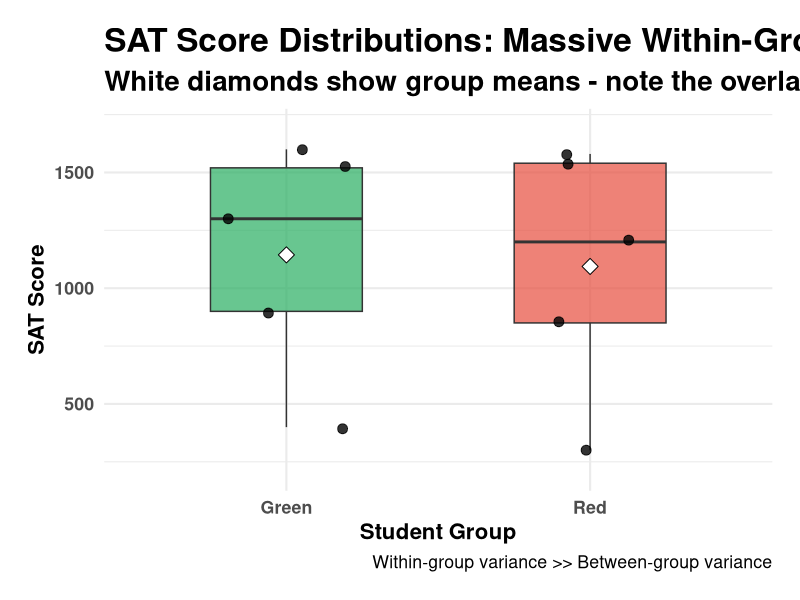
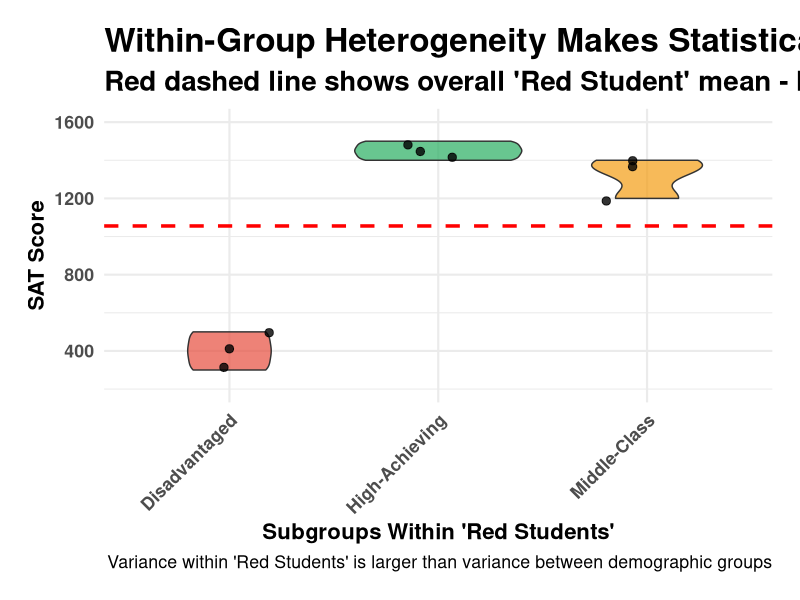
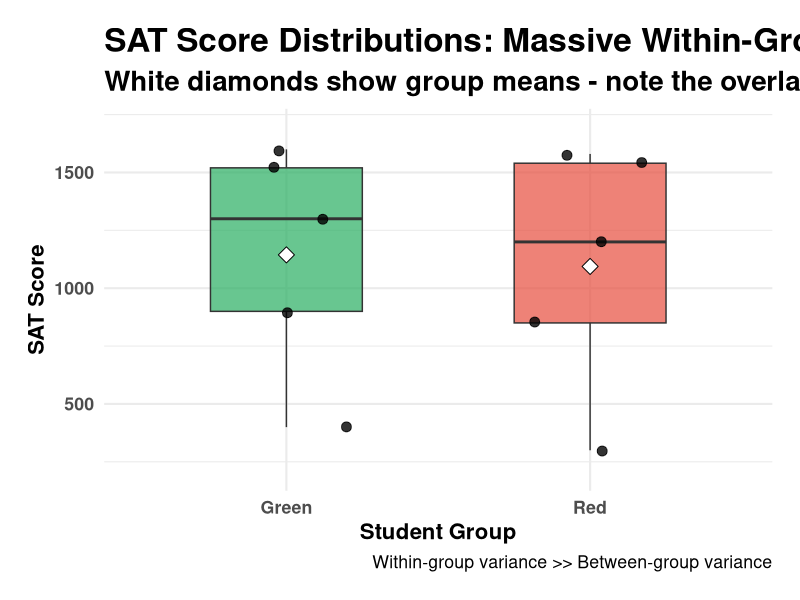
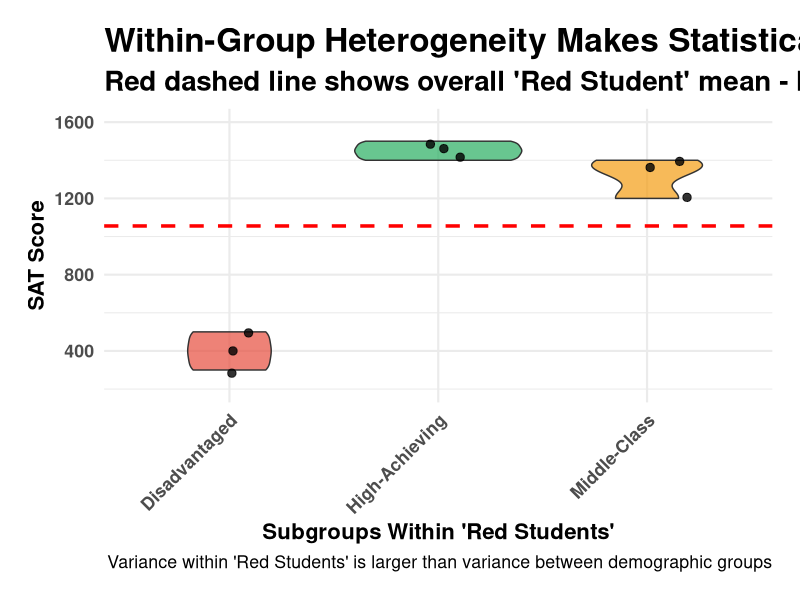
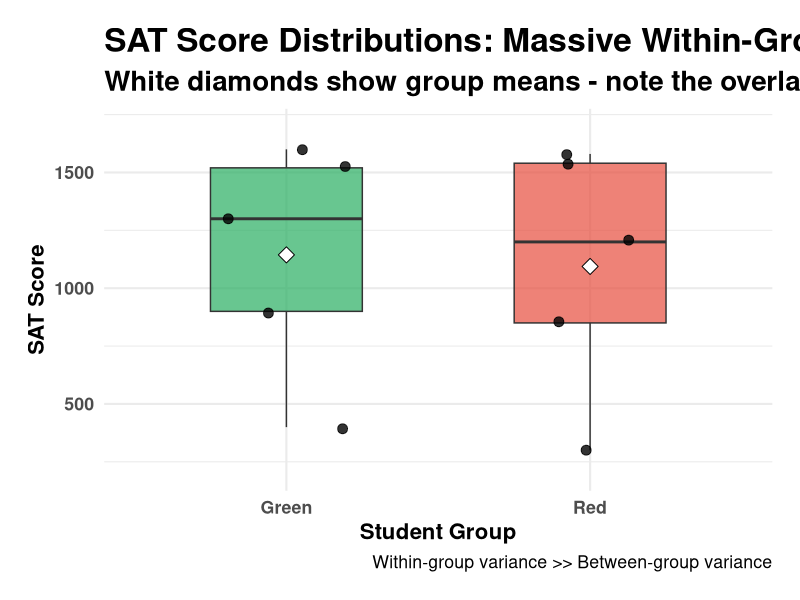
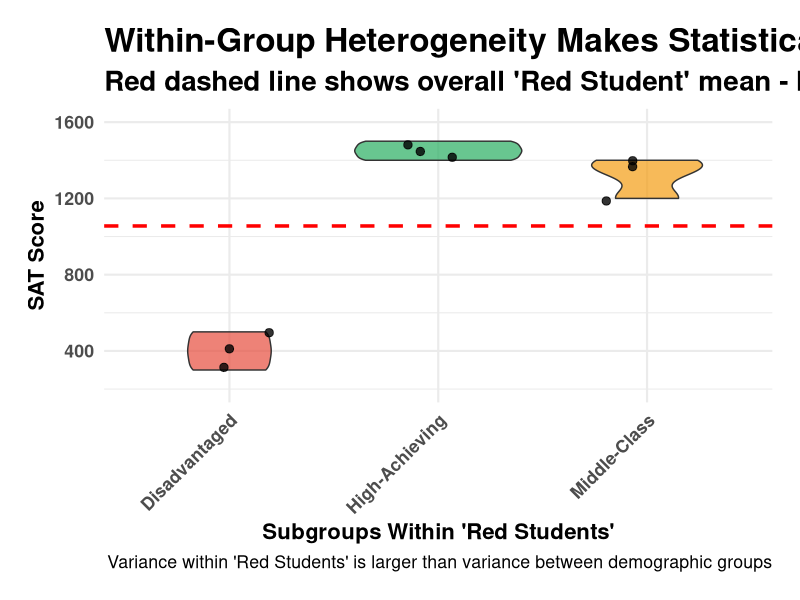
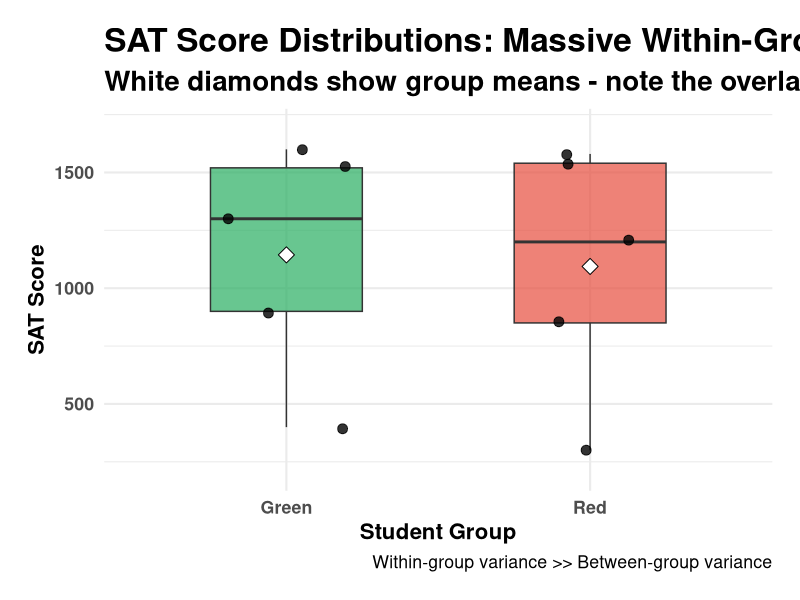
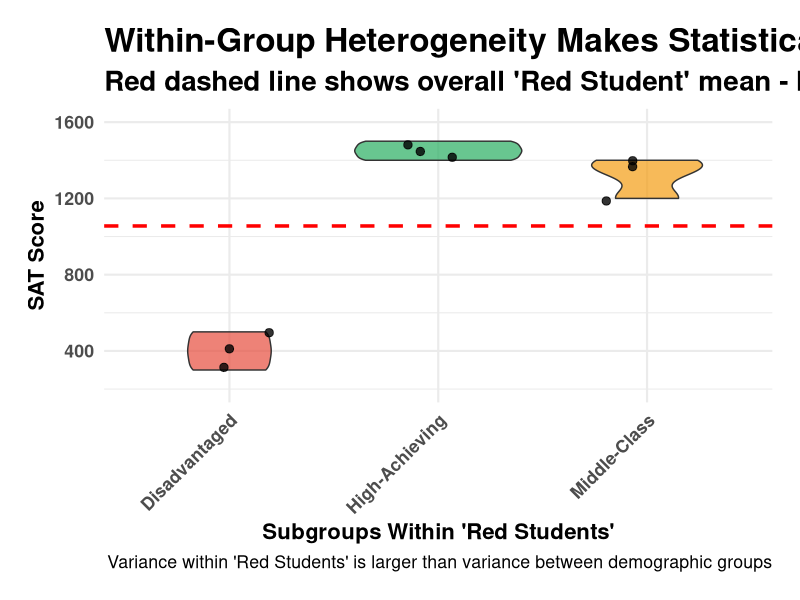

Write R code to recreate these figures, in order.
## ---- chunk 1
#| label: setup

# load libraries
library(tidyverse)

# Set global theme for consistent plots
theme_set(theme_minimal(base_size = 16) + 
          theme(
    plot.title = element_text(face = "bold", size = 24),    # adjust title size
    plot.subtitle = element_text(face = "bold", size = 20), # adjust subtitle size
    axis.title.x = element_text(face = "bold"),
    axis.title.y = element_text(face = "bold"),
    axis.text = element_text(face = "bold"),
    legend.position = "bottom",
    strip.text = element_text(face = "bold"),
    panel.spacing.x = unit(1.5, "cm"),  # Horizontal spacing only
    panel.spacing.y = unit(1.5, "cm"),   # Vertical spacing only
    plot.margin = margin(20, 20, 20, 20, "pt")
   )
  )

# Set seed for reproducibility
set.seed(42)

## ---- chunk 2
#| label: variance-example

# Example: Current educational equity research
red_students <- c(300, 850, 1200, 1540, 1580)  # SAT scores within "Red" category
green_students <- c(400, 900, 1300, 1520, 1600)  # SAT scores within "Green" category

within_group_var <- var(red_students) + var(green_students)  # Massive
between_group_var <- var(c(mean(red_students), mean(green_students)))  # Small

# Create data for visualization
variance_data <- data.frame(
  Group = c("Red Students", "Green Students", "Between Groups"),
  Mean_Score = c(mean(red_students), mean(green_students), NA),
  Variance = c(var(red_students), var(green_students), between_group_var),
  SD = c(sd(red_students), sd(green_students), sqrt(between_group_var))
)

# Display results table
knitr::kable(variance_data, 
             digits = 1,
             caption = "Variance Analysis: Within-Group vs Between-Group",
             col.names = c("Group", "Mean Score", "Variance", "Standard Deviation"))

# Create distribution visualization
score_data <- data.frame(
  Score = c(red_students, green_students),
  Group = rep(c("Red", "Green"), each = 5)
)

ggplot(score_data, aes(x = Group, y = Score, fill = Group)) +
  geom_boxplot(alpha = 0.7, width = 0.5) +
  geom_jitter(width = 0.2, size = 3, alpha = 0.8) +
  stat_summary(fun = mean, geom = "point", shape = 23, size = 4, 
               fill = "white", color = "black") +
  scale_fill_manual(values = c("Red" = "#E74C3C", "Green" = "#27AE60")) +
  labs(title = "SAT Score Distributions: Massive Within-Group Variation",
       subtitle = "White diamonds show group means - note the overlap!",
       x = "Student Group", 
       y = "SAT Score",
       caption = "Within-group variance >> Between-group variance") +
  theme(legend.position = "none") +
  ylim(200, 1700)
## ---- chunk 3
#| label: heterogeneous-groups

# "Red students" category includes:
high_achieving_subgroup <- c(1400, 1450, 1500)  # High-achieving
middle_class_subgroup <- c(1200, 1350, 1400)  # Middle-class
disadvantaged_subgroup <- c(300, 400, 500)     # Low-resourced

# Create comprehensive data for visualization
all_red_students <- c(high_achieving_subgroup, middle_class_subgroup, disadvantaged_subgroup)
within_red_variance <- var(all_red_students)

# Create data frame for detailed analysis
subgroup_data <- data.frame(
  Score = c(high_achieving_subgroup, middle_class_subgroup, disadvantaged_subgroup),
  Subgroup = rep(c("High-Achieving", "Middle-Class", "Disadvantaged"), each = 3),
  Overall_Group = "Red Students"
)

# Calculate summary statistics
summary_stats <- subgroup_data %>%
  group_by(Subgroup) %>%
  summarise(
    Mean = mean(Score),
    SD = sd(Score),
    Min = min(Score),
    Max = max(Score),
    .groups = 'drop'
  ) %>%
  add_row(
    Subgroup = "Overall Red",
    Mean = mean(all_red_students),
    SD = sd(all_red_students),
    Min = min(all_red_students),
    Max = max(all_red_students)
  )

knitr::kable(summary_stats, 
             digits = 1,
             caption = "The Problem: Massive Heterogeneity Within 'Red Students'",
             col.names = c("Group", "Mean", "Std Dev", "Minimum", "Maximum"))

# Create visualization showing the problem
ggplot(subgroup_data, aes(x = Subgroup, y = Score, fill = Subgroup)) +
  geom_violin(alpha = 0.7, width = 0.8) +
  geom_jitter(width = 0.2, size = 2.5, alpha = 0.8) +
  geom_hline(yintercept = mean(all_red_students), 
             linetype = "dashed", color = "red", size = 1.2) +
  scale_fill_manual(values = c("High-Achieving" = "#27AE60", 
                              "Middle-Class" = "#F39C12", 
                              "Disadvantaged" = "#E74C3C")) +
  labs(title = "Within-Group Heterogeneity Makes Statistical Comparison Invalid",
       subtitle = "Red dashed line shows overall 'Red Student' mean - but it's meaningless!",
       x = "Subgroups Within 'Red Students'", 
       y = "SAT Score",
       caption = "Variance within 'Red Students' is larger than variance between demographic groups") +
  theme(legend.position = "none",
        axis.text.x = element_text(angle = 45, hjust = 1)) +
  ylim(200, 1600)
## ---- chunk 4
#| label: homogeneity-test

# Demonstrate the homogeneity test with real data
set.seed(456)

# Create homogeneous groups (valid for comparison)
group_A_homogeneous <- rnorm(30, 500, 50)  # Similar variance
group_B_homogeneous <- rnorm(30, 550, 52)  # Similar variance

# Create heterogeneous groups (invalid for comparison)
group_A_heterogeneous <- c(rnorm(10, 300, 20), rnorm(10, 500, 25), rnorm(10, 700, 30))
group_B_heterogeneous <- c(rnorm(10, 320, 22), rnorm(10, 520, 28), rnorm(10, 720, 35))

# Combine into data frame
homogeneity_data <- data.frame(
  Score = c(group_A_homogeneous, group_B_homogeneous, 
           group_A_heterogeneous, group_B_heterogeneous),
  Group = rep(c("A", "B", "A", "B"), each = 30),
  Type = rep(c("Homogeneous Groups", "Homogeneous Groups",
              "Heterogeneous Groups", "Heterogeneous Groups"), each = 30)
)

# Calculate F-statistics for both scenarios
f_test_homogeneous <- var.test(group_A_homogeneous, group_B_homogeneous)
f_test_heterogeneous <- var.test(group_A_heterogeneous, group_B_heterogeneous)

# Perform ANOVA for both
anova_homogeneous <- aov(Score ~ Group, 
                        data = filter(homogeneity_data, Type == "Homogeneous Groups"))
anova_heterogeneous <- aov(Score ~ Group, 
                          data = filter(homogeneity_data, Type == "Heterogeneous Groups"))

# Create summary table
test_results <- data.frame(
  Group_Type = c("Homogeneous", "Heterogeneous"),
  F_Variance_Test = c(f_test_homogeneous$statistic, f_test_heterogeneous$statistic),
  P_Value_Variance = c(f_test_homogeneous$p.value, f_test_heterogeneous$p.value),
  ANOVA_F = c(summary(anova_homogeneous)[[1]])
)

## ---- chunk 5
#| label: variance-example

# Example: Current educational equity research
red_students <- c(300, 850, 1200, 1540, 1580)  # SAT scores within "Red" category
green_students <- c(400, 900, 1300, 1520, 1600)  # SAT scores within "Green" category

within_group_var <- var(red_students) + var(green_students)  # Massive
between_group_var <- var(c(mean(red_students), mean(green_students)))  # Small

# Create data for visualization
variance_data <- data.frame(
  Group = c("Red Students", "Green Students", "Between Groups"),
  Mean_Score = c(mean(red_students), mean(green_students), NA),
  Variance = c(var(red_students), var(green_students), between_group_var),
  SD = c(sd(red_students), sd(green_students), sqrt(between_group_var))
)

# Display results table
knitr::kable(variance_data, 
             digits = 1,
             caption = "Variance Analysis: Within-Group vs Between-Group",
             col.names = c("Group", "Mean Score", "Variance", "Standard Deviation"))

# Create distribution visualization
score_data <- data.frame(
  Score = c(red_students, green_students),
  Group = rep(c("Red", "Green"), each = 5)
)

ggplot(score_data, aes(x = Group, y = Score, fill = Group)) +
  geom_boxplot(alpha = 0.7, width = 0.5) +
  geom_jitter(width = 0.2, size = 3, alpha = 0.8) +
  stat_summary(fun = mean, geom = "point", shape = 23, size = 4, 
               fill = "white", color = "black") +
  scale_fill_manual(values = c("Red" = "#E74C3C", "Green" = "#27AE60")) +
  labs(title = "SAT Score Distributions: Massive Within-Group Variation",
       subtitle = "White diamonds show group means - note the overlap!",
       x = "Student Group", 
       y = "SAT Score",
       caption = "Within-group variance >> Between-group variance") +
  theme(legend.position = "none") +
  ylim(200, 1700)
## ---- chunk 6
#| label: heterogeneous-groups

# "Red students" category includes:
high_achieving_subgroup <- c(1400, 1450, 1500)  # High-achieving
middle_class_subgroup <- c(1200, 1350, 1400)  # Middle-class
disadvantaged_subgroup <- c(300, 400, 500)     # Low-resourced

# Create comprehensive data for visualization
all_red_students <- c(high_achieving_subgroup, middle_class_subgroup, disadvantaged_subgroup)
within_red_variance <- var(all_red_students)

# Create data frame for detailed analysis
subgroup_data <- data.frame(
  Score = c(high_achieving_subgroup, middle_class_subgroup, disadvantaged_subgroup),
  Subgroup = rep(c("High-Achieving", "Middle-Class", "Disadvantaged"), each = 3),
  Overall_Group = "Red Students"
)

# Calculate summary statistics
summary_stats <- subgroup_data %>%
  group_by(Subgroup) %>%
  summarise(
    Mean = mean(Score),
    SD = sd(Score),
    Min = min(Score),
    Max = max(Score),
    .groups = 'drop'
  ) %>%
  add_row(
    Subgroup = "Overall Red",
    Mean = mean(all_red_students),
    SD = sd(all_red_students),
    Min = min(all_red_students),
    Max = max(all_red_students)
  )

knitr::kable(summary_stats, 
             digits = 1,
             caption = "The Problem: Massive Heterogeneity Within 'Red Students'",
             col.names = c("Group", "Mean", "Std Dev", "Minimum", "Maximum"))

# Create visualization showing the problem
ggplot(subgroup_data, aes(x = Subgroup, y = Score, fill = Subgroup)) +
  geom_violin(alpha = 0.7, width = 0.8) +
  geom_jitter(width = 0.2, size = 2.5, alpha = 0.8) +
  geom_hline(yintercept = mean(all_red_students), 
             linetype = "dashed", color = "red", size = 1.2) +
  scale_fill_manual(values = c("High-Achieving" = "#27AE60", 
                              "Middle-Class" = "#F39C12", 
                              "Disadvantaged" = "#E74C3C")) +
  labs(title = "Within-Group Heterogeneity Makes Statistical Comparison Invalid",
       subtitle = "Red dashed line shows overall 'Red Student' mean - but it's meaningless!",
       x = "Subgroups Within 'Red Students'", 
       y = "SAT Score",
       caption = "Variance within 'Red Students' is larger than variance between demographic groups") +
  theme(legend.position = "none",
        axis.text.x = element_text(angle = 45, hjust = 1)) +
  ylim(200, 1600)
## ---- chunk 7
#| label: setup

# load libraries
library(tidyverse)

# Set global theme for consistent plots
theme_set(theme_minimal(base_size = 16) + 
          theme(
    plot.title = element_text(face = "bold", size = 24),    # adjust title size
    plot.subtitle = element_text(face = "bold", size = 20), # adjust subtitle size
    axis.title.x = element_text(face = "bold"),
    axis.title.y = element_text(face = "bold"),
    axis.text = element_text(face = "bold"),
    legend.position = "bottom",
    strip.text = element_text(face = "bold"),
    panel.spacing.x = unit(1.5, "cm"),  # Horizontal spacing only
    panel.spacing.y = unit(1.5, "cm"),   # Vertical spacing only
    plot.margin = margin(20, 20, 20, 20, "pt")
   )
  )

# Set seed for reproducibility
set.seed(42)

## ---- chunk 8
#| label: variance-example

# Example: Current educational equity research
red_students <- c(300, 850, 1200, 1540, 1580)  # SAT scores within "Red" category
green_students <- c(400, 900, 1300, 1520, 1600)  # SAT scores within "Green" category

within_group_var <- var(red_students) + var(green_students)  # Massive
between_group_var <- var(c(mean(red_students), mean(green_students)))  # Small

# Create data for visualization
variance_data <- data.frame(
  Group = c("Red Students", "Green Students", "Between Groups"),
  Mean_Score = c(mean(red_students), mean(green_students), NA),
  Variance = c(var(red_students), var(green_students), between_group_var),
  SD = c(sd(red_students), sd(green_students), sqrt(between_group_var))
)

# Display results table
knitr::kable(variance_data, 
             digits = 1,
             caption = "Variance Analysis: Within-Group vs Between-Group",
             col.names = c("Group", "Mean Score", "Variance", "Standard Deviation"))

# Create distribution visualization
score_data <- data.frame(
  Score = c(red_students, green_students),
  Group = rep(c("Red", "Green"), each = 5)
)

ggplot(score_data, aes(x = Group, y = Score, fill = Group)) +
  geom_boxplot(alpha = 0.7, width = 0.5) +
  geom_jitter(width = 0.2, size = 3, alpha = 0.8) +
  stat_summary(fun = mean, geom = "point", shape = 23, size = 4, 
               fill = "white", color = "black") +
  scale_fill_manual(values = c("Red" = "#E74C3C", "Green" = "#27AE60")) +
  labs(title = "SAT Score Distributions: Massive Within-Group Variation",
       subtitle = "White diamonds show group means - note the overlap!",
       x = "Student Group", 
       y = "SAT Score",
       caption = "Within-group variance >> Between-group variance") +
  theme(legend.position = "none") +
  ylim(200, 1700)
## ---- chunk 9
#| label: heterogeneous-groups

# "Red students" category includes:
high_achieving_subgroup <- c(1400, 1450, 1500)  # High-achieving
middle_class_subgroup <- c(1200, 1350, 1400)  # Middle-class
disadvantaged_subgroup <- c(300, 400, 500)     # Low-resourced

# Create comprehensive data for visualization
all_red_students <- c(high_achieving_subgroup, middle_class_subgroup, disadvantaged_subgroup)
within_red_variance <- var(all_red_students)

# Create data frame for detailed analysis
subgroup_data <- data.frame(
  Score = c(high_achieving_subgroup, middle_class_subgroup, disadvantaged_subgroup),
  Subgroup = rep(c("High-Achieving", "Middle-Class", "Disadvantaged"), each = 3),
  Overall_Group = "Red Students"
)

# Calculate summary statistics
summary_stats <- subgroup_data %>%
  group_by(Subgroup) %>%
  summarise(
    Mean = mean(Score),
    SD = sd(Score),
    Min = min(Score),
    Max = max(Score),
    .groups = 'drop'
  ) %>%
  add_row(
    Subgroup = "Overall Red",
    Mean = mean(all_red_students),
    SD = sd(all_red_students),
    Min = min(all_red_students),
    Max = max(all_red_students)
  )

knitr::kable(summary_stats, 
             digits = 1,
             caption = "The Problem: Massive Heterogeneity Within 'Red Students'",
             col.names = c("Group", "Mean", "Std Dev", "Minimum", "Maximum"))

# Create visualization showing the problem
ggplot(subgroup_data, aes(x = Subgroup, y = Score, fill = Subgroup)) +
  geom_violin(alpha = 0.7, width = 0.8) +
  geom_jitter(width = 0.2, size = 2.5, alpha = 0.8) +
  geom_hline(yintercept = mean(all_red_students), 
             linetype = "dashed", color = "red", size = 1.2) +
  scale_fill_manual(values = c("High-Achieving" = "#27AE60", 
                              "Middle-Class" = "#F39C12", 
                              "Disadvantaged" = "#E74C3C")) +
  labs(title = "Within-Group Heterogeneity Makes Statistical Comparison Invalid",
       subtitle = "Red dashed line shows overall 'Red Student' mean - but it's meaningless!",
       x = "Subgroups Within 'Red Students'", 
       y = "SAT Score",
       caption = "Variance within 'Red Students' is larger than variance between demographic groups") +
  theme(legend.position = "none",
        axis.text.x = element_text(angle = 45, hjust = 1)) +
  ylim(200, 1600)
## ---- chunk 10
#| label: setup

# load libraries
library(tidyverse)

# Set global theme for consistent plots
theme_set(theme_minimal(base_size = 16) + 
          theme(
    plot.title = element_text(face = "bold", size = 24),    # adjust title size
    plot.subtitle = element_text(face = "bold", size = 20), # adjust subtitle size
    axis.title.x = element_text(face = "bold"),
    axis.title.y = element_text(face = "bold"),
    axis.text = element_text(face = "bold"),
    legend.position = "bottom",
    strip.text = element_text(face = "bold"),
    panel.spacing.x = unit(1.5, "cm"),  # Horizontal spacing only
    panel.spacing.y = unit(1.5, "cm"),   # Vertical spacing only
    plot.margin = margin(20, 20, 20, 20, "pt")
   )
  )

# Set seed for reproducibility
set.seed(42)

## ---- chunk 11
#| label: variance-example

# Example: Current educational equity research
red_students <- c(300, 850, 1200, 1540, 1580)  # SAT scores within "Red" category
green_students <- c(400, 900, 1300, 1520, 1600)  # SAT scores within "Green" category

within_group_var <- var(red_students) + var(green_students)  # Massive
between_group_var <- var(c(mean(red_students), mean(green_students)))  # Small

# Create data for visualization
variance_data <- data.frame(
  Group = c("Red Students", "Green Students", "Between Groups"),
  Mean_Score = c(mean(red_students), mean(green_students), NA),
  Variance = c(var(red_students), var(green_students), between_group_var),
  SD = c(sd(red_students), sd(green_students), sqrt(between_group_var))
)

# Display results table
knitr::kable(variance_data, 
             digits = 1,
             caption = "Variance Analysis: Within-Group vs Between-Group",
             col.names = c("Group", "Mean Score", "Variance", "Standard Deviation"))

# Create distribution visualization
score_data <- data.frame(
  Score = c(red_students, green_students),
  Group = rep(c("Red", "Green"), each = 5)
)

ggplot(score_data, aes(x = Group, y = Score, fill = Group)) +
  geom_boxplot(alpha = 0.7, width = 0.5) +
  geom_jitter(width = 0.2, size = 3, alpha = 0.8) +
  stat_summary(fun = mean, geom = "point", shape = 23, size = 4, 
               fill = "white", color = "black") +
  scale_fill_manual(values = c("Red" = "#E74C3C", "Green" = "#27AE60")) +
  labs(title = "SAT Score Distributions: Massive Within-Group Variation",
       subtitle = "White diamonds show group means - note the overlap!",
       x = "Student Group", 
       y = "SAT Score",
       caption = "Within-group variance >> Between-group variance") +
  theme(legend.position = "none") +
  ylim(200, 1700)
## ---- chunk 12
#| label: heterogeneous-groups

# "Red students" category includes:
high_achieving_subgroup <- c(1400, 1450, 1500)  # High-achieving
middle_class_subgroup <- c(1200, 1350, 1400)  # Middle-class
disadvantaged_subgroup <- c(300, 400, 500)     # Low-resourced

# Create comprehensive data for visualization
all_red_students <- c(high_achieving_subgroup, middle_class_subgroup, disadvantaged_subgroup)
within_red_variance <- var(all_red_students)

# Create data frame for detailed analysis
subgroup_data <- data.frame(
  Score = c(high_achieving_subgroup, middle_class_subgroup, disadvantaged_subgroup),
  Subgroup = rep(c("High-Achieving", "Middle-Class", "Disadvantaged"), each = 3),
  Overall_Group = "Red Students"
)

# Calculate summary statistics
summary_stats <- subgroup_data %>%
  group_by(Subgroup) %>%
  summarise(
    Mean = mean(Score),
    SD = sd(Score),
    Min = min(Score),
    Max = max(Score),
    .groups = 'drop'
  ) %>%
  add_row(
    Subgroup = "Overall Red",
    Mean = mean(all_red_students),
    SD = sd(all_red_students),
    Min = min(all_red_students),
    Max = max(all_red_students)
  )

knitr::kable(summary_stats, 
             digits = 1,
             caption = "The Problem: Massive Heterogeneity Within 'Red Students'",
             col.names = c("Group", "Mean", "Std Dev", "Minimum", "Maximum"))

# Create visualization showing the problem
ggplot(subgroup_data, aes(x = Subgroup, y = Score, fill = Subgroup)) +
  geom_violin(alpha = 0.7, width = 0.8) +
  geom_jitter(width = 0.2, size = 2.5, alpha = 0.8) +
  geom_hline(yintercept = mean(all_red_students), 
             linetype = "dashed", color = "red", size = 1.2) +
  scale_fill_manual(values = c("High-Achieving" = "#27AE60", 
                              "Middle-Class" = "#F39C12", 
                              "Disadvantaged" = "#E74C3C")) +
  labs(title = "Within-Group Heterogeneity Makes Statistical Comparison Invalid",
       subtitle = "Red dashed line shows overall 'Red Student' mean - but it's meaningless!",
       x = "Subgroups Within 'Red Students'", 
       y = "SAT Score",
       caption = "Variance within 'Red Students' is larger than variance between demographic groups") +
  theme(legend.position = "none",
        axis.text.x = element_text(angle = 45, hjust = 1)) +
  ylim(200, 1600)
## ---- chunk 13
#| label: setup

# load libraries
library(tidyverse)

# Set global theme for consistent plots
theme_set(theme_minimal(base_size = 16) + 
          theme(
    plot.title = element_text(face = "bold", size = 24),    # adjust title size
    plot.subtitle = element_text(face = "bold", size = 20), # adjust subtitle size
    axis.title.x = element_text(face = "bold"),
    axis.title.y = element_text(face = "bold"),
    axis.text = element_text(face = "bold"),
    legend.position = "bottom",
    strip.text = element_text(face = "bold"),
    panel.spacing.x = unit(1.5, "cm"),  # Horizontal spacing only
    panel.spacing.y = unit(1.5, "cm"),   # Vertical spacing only
    plot.margin = margin(20, 20, 20, 20, "pt")
   )
  )

# Set seed for reproducibility
set.seed(42)

## ---- chunk 14
#| label: variance-example

# Example: Current educational equity research
red_students <- c(300, 850, 1200, 1540, 1580)  # SAT scores within "Red" category
green_students <- c(400, 900, 1300, 1520, 1600)  # SAT scores within "Green" category

within_group_var <- var(red_students) + var(green_students)  # Massive
between_group_var <- var(c(mean(red_students), mean(green_students)))  # Small

# Create data for visualization
variance_data <- data.frame(
  Group = c("Red Students", "Green Students", "Between Groups"),
  Mean_Score = c(mean(red_students), mean(green_students), NA),
  Variance = c(var(red_students), var(green_students), between_group_var),
  SD = c(sd(red_students), sd(green_students), sqrt(between_group_var))
)

# Display results table
knitr::kable(variance_data, 
             digits = 1,
             caption = "Variance Analysis: Within-Group vs Between-Group",
             col.names = c("Group", "Mean Score", "Variance", "Standard Deviation"))

# Create distribution visualization
score_data <- data.frame(
  Score = c(red_students, green_students),
  Group = rep(c("Red", "Green"), each = 5)
)

ggplot(score_data, aes(x = Group, y = Score, fill = Group)) +
  geom_boxplot(alpha = 0.7, width = 0.5) +
  geom_jitter(width = 0.2, size = 3, alpha = 0.8) +
  stat_summary(fun = mean, geom = "point", shape = 23, size = 4, 
               fill = "white", color = "black") +
  scale_fill_manual(values = c("Red" = "#E74C3C", "Green" = "#27AE60")) +
  labs(title = "SAT Score Distributions: Massive Within-Group Variation",
       subtitle = "White diamonds show group means - note the overlap!",
       x = "Student Group", 
       y = "SAT Score",
       caption = "Within-group variance >> Between-group variance") +
  theme(legend.position = "none") +
  ylim(200, 1700)
## ---- chunk 15
#| label: heterogeneous-groups

# "Red students" category includes:
high_achieving_subgroup <- c(1400, 1450, 1500)  # High-achieving
middle_class_subgroup <- c(1200, 1350, 1400)  # Middle-class
disadvantaged_subgroup <- c(300, 400, 500)     # Low-resourced

# Create comprehensive data for visualization
all_red_students <- c(high_achieving_subgroup, middle_class_subgroup, disadvantaged_subgroup)
within_red_variance <- var(all_red_students)

# Create data frame for detailed analysis
subgroup_data <- data.frame(
  Score = c(high_achieving_subgroup, middle_class_subgroup, disadvantaged_subgroup),
  Subgroup = rep(c("High-Achieving", "Middle-Class", "Disadvantaged"), each = 3),
  Overall_Group = "Red Students"
)

# Calculate summary statistics
summary_stats <- subgroup_data %>%
  group_by(Subgroup) %>%
  summarise(
    Mean = mean(Score),
    SD = sd(Score),
    Min = min(Score),
    Max = max(Score),
    .groups = 'drop'
  ) %>%
  add_row(
    Subgroup = "Overall Red",
    Mean = mean(all_red_students),
    SD = sd(all_red_students),
    Min = min(all_red_students),
    Max = max(all_red_students)
  )

knitr::kable(summary_stats, 
             digits = 1,
             caption = "The Problem: Massive Heterogeneity Within 'Red Students'",
             col.names = c("Group", "Mean", "Std Dev", "Minimum", "Maximum"))

# Create visualization showing the problem
ggplot(subgroup_data, aes(x = Subgroup, y = Score, fill = Subgroup)) +
  geom_violin(alpha = 0.7, width = 0.8) +
  geom_jitter(width = 0.2, size = 2.5, alpha = 0.8) +
  geom_hline(yintercept = mean(all_red_students), 
             linetype = "dashed", color = "red", size = 1.2) +
  scale_fill_manual(values = c("High-Achieving" = "#27AE60", 
                              "Middle-Class" = "#F39C12", 
                              "Disadvantaged" = "#E74C3C")) +
  labs(title = "Within-Group Heterogeneity Makes Statistical Comparison Invalid",
       subtitle = "Red dashed line shows overall 'Red Student' mean - but it's meaningless!",
       x = "Subgroups Within 'Red Students'", 
       y = "SAT Score",
       caption = "Variance within 'Red Students' is larger than variance between demographic groups") +
  theme(legend.position = "none",
        axis.text.x = element_text(angle = 45, hjust = 1)) +
  ylim(200, 1600)
## ---- chunk 16
#| label: variance-decomposition

# Typical results if properly calculated
variance_within_racial_groups <- 0.85  # 85% of variance
variance_between_racial_groups <- 0.15  # 15% of variance

# Create data for visualization
variance_breakdown <- data.frame(
  Source = c("Within Demographic Groups", "Between Demographic Groups"),
  Percentage = c(variance_within_racial_groups * 100, 
                variance_between_racial_groups * 100),
  Description = c("Individual differences within each group", 
                 "Average differences between groups")
)

# Create summary table
knitr::kable(variance_breakdown, 
             digits = 1,
             caption = "Typical Variance Decomposition in Educational Research",
             col.names = c("Variance Source", "Percentage (%)", "What This Means"))

# Create pie chart
ggplot(variance_breakdown, aes(x = "", y = Percentage, fill = Source)) +
  geom_bar(stat = "identity", width = 1, color = "white", size = 2) +
  coord_polar("y", start = 0) +
  scale_fill_manual(values = c("Within Demographic Groups" = "#E74C3C", 
                              "Between Demographic Groups" = "#3498DB")) +
  labs(title = "Where Does Academic Variance Actually Come From?",
       subtitle = "Demographic categories explain only 15% of student performance",
       caption = "Yet policies focus entirely on the 15% while ignoring the 85%") +
  theme_void() +
  theme(legend.position = "bottom",
        legend.title = element_blank()) +
  geom_text(aes(label = paste0(Percentage, "%")), 
            position = position_stack(vjust = 0.5),
            size = 6, fontface = "bold", color = "white")

# Create bar chart alternative
ggplot(variance_breakdown, aes(x = Source, y = Percentage, fill = Source)) +
  geom_col(width = 0.7, alpha = 0.8) +
  scale_fill_manual(values = c("Within Demographic Groups" = "#E74C3C", 
                              "Between Demographic Groups" = "#3498DB")) +
  labs(title = "The Fundamental Problem with Demographic-Based Policy",
       subtitle = "85% of academic variance occurs within groups, not between them",
       x = "Source of Variance", 
       y = "Percentage of Total Variance",
       caption = "Focusing on group differences misses most of what matters for student success") +
  theme(legend.position = "none",
        axis.text.x = element_text(angle = 45, hjust = 1)) +
  geom_text(aes(label = paste0(Percentage, "%")), 
            vjust = -0.5, size = 5, fontface = "bold") +
  ylim(0, 100)
## ---- chunk 17
#| label: sowell-principle

# Simulate realistic doctor salary data
set.seed(123)

# All male doctors (mixed career paths)
all_male_doctors <- c(
  rnorm(50, 280000, 20000),  # Continuous career
  rnorm(20, 250000, 15000)   # Some variation
)

# All female doctors (mixed career paths)  
all_female_doctors <- c(
  rnorm(30, 290000, 18000),  # Never married, no breaks (comparable to men)
  rnorm(40, 180000, 25000)   # Career breaks for children
)

# Comparable subgroups (never married, no career breaks, no children)
comparable_male <- rnorm(30, 285000, 18000)
comparable_female <- rnorm(30, 288000, 18000)

# Create comprehensive data frame
doctor_data <- data.frame(
  Salary = c(all_male_doctors, all_female_doctors, comparable_male, comparable_female),
  Gender = rep(c("Male", "Female", "Male", "Female"), 
               c(length(all_male_doctors), length(all_female_doctors), 
                 length(comparable_male), length(comparable_female))),
  Analysis = rep(c("All Doctors", "All Doctors", "Comparable Only", "Comparable Only"),
                c(length(all_male_doctors), length(all_female_doctors),
                  length(comparable_male), length(comparable_female)))
)

# Calculate summary statistics
salary_summary <- doctor_data %>%
  group_by(Analysis, Gender) %>%
  summarise(
    Mean_Salary = mean(Salary),
    SD = sd(Salary),
    N = n(),
    .groups = 'drop'
  ) %>%
  pivot_wider(names_from = Gender, values_from = c(Mean_Salary, SD, N)) %>%
  mutate(
    Gap = Mean_Salary_Male - Mean_Salary_Female,
    Gap_Percent = (Gap / Mean_Salary_Female) * 100
  )

knitr::kable(salary_summary, 
             digits = 0,
             caption = "The Thomas Sowell Principle: Proper Subgrouping Eliminates Apparent Discrimination",
             col.names = c("Analysis Type", "Male Mean", "Female Mean", "Male SD", "Female SD", 
                          "Male N", "Female N", "Gap ($)", "Gap (%)"))

# Create visualization
ggplot(doctor_data, aes(x = interaction(Gender, Analysis), y = Salary, fill = Gender)) +
  geom_violin(alpha = 0.7, width = 0.8) +
  geom_boxplot(width = 0.3, alpha = 0.8, outlier.shape = NA) +
  stat_summary(fun = mean, geom = "point", shape = 23, size = 4, 
               fill = "white", color = "black") +
  scale_fill_manual(values = c("Male" = "#3498DB", "Female" = "#E74C3C")) +
  scale_x_discrete(labels = c("Male\n(All)", "Female\n(All)", 
                             "Male\n(Comparable)", "Female\n(Comparable)")) +
  labs(title = "How Proper Subgrouping Reveals the Truth",
       subtitle = "White diamonds show means - note how the gap disappears with comparable groups",
       x = "Doctor Groups", 
       y = "Annual Salary ($)",
       caption = "Gap disappears when comparing truly comparable individuals") +
  theme(legend.position = "none") +
  scale_y_continuous(labels = scales::dollar_format(scale = 1e-3, suffix = "K")) +
  annotate("text", x = 1.5, y = 350000, label = "APPARENT\nDISCRIMINATION", 
           size = 4, fontface = "bold", color = "red") +
  annotate("text", x = 3.5, y = 350000, label = "NO REAL\nDISCRIMINATION", 
           size = 4, fontface = "bold", color = "darkgreen")
## ---- chunk 18
#| label: rational-subgrouping

# Simulate realistic student data
set.seed(789)
n_students <- 200

# Generate realistic student data
student_data <- data.frame(
  student_id = 1:n_students,
  demographic = sample(c("Red", "Green", "Blue"), n_students, 
                      prob = c(0.4, 0.4, 0.2), replace = TRUE),
  family_income = sample(c("Low", "Middle", "High"), n_students, 
                        prob = c(0.3, 0.4, 0.3), replace = TRUE),
  parent_education = sample(c("No College", "Some College", "College+"), n_students,
                           prob = c(0.25, 0.35, 0.4), replace = TRUE),
  family_structure = sample(c("Two Parent", "Single Parent"), n_students,
                           prob = c(0.7, 0.3), replace = TRUE)
)

# Create academic achievement based on REAL factors, not demographics
student_data <- student_data %>%
  mutate(
    # Academic achievement primarily driven by family factors, not demographics
    achievement = 500 + 
      case_when(family_income == "High" ~ 80,
               family_income == "Middle" ~ 40,
               TRUE ~ 0) +
      case_when(parent_education == "College+" ~ 70,
               parent_education == "Some College" ~ 35,
               TRUE ~ 0) +
      case_when(family_structure == "Two Parent" ~ 30,
               TRUE ~ 0) +
      # Add small random demographic effect (much smaller than real factors)
      case_when(demographic == "Red" ~ rnorm(n(), 0, 5),
               demographic == "Green" ~ rnorm(n(), 10, 5),
               TRUE ~ rnorm(n(), 5, 5)) +
      rnorm(n(), 0, 40)  # Individual variation
  )

# Calculate variance components
total_variance <- var(student_data$achievement)

# Variance explained by demographics alone
demo_model <- lm(achievement ~ demographic, data = student_data)
demo_variance <- var(fitted(demo_model))

# Variance explained by real factors
real_factors_model <- lm(achievement ~ family_income + parent_education + family_structure, 
                        data = student_data)
real_factors_variance <- var(fitted(real_factors_model))

# Create variance breakdown
variance_analysis <- data.frame(
  Factor = c("Demographics Only", "Real Family Factors", "Unexplained"),
  Variance_Explained = c(demo_variance/total_variance * 100,
                        real_factors_variance/total_variance * 100,
                        (total_variance - real_factors_variance)/total_variance * 100)
)

knitr::kable(variance_analysis, 
             digits = 1,
             caption = "What Actually Predicts Student Achievement",
             col.names = c("Predictor", "Variance Explained (%)"))

# Show the problem with demographic-only analysis
demo_gaps <- student_data %>%
  group_by(demographic) %>%
  summarise(Mean_Achievement = mean(achievement), .groups = 'drop')

# Show proper analysis within matched groups
matched_analysis <- student_data %>%
  filter(family_income == "Middle", 
         parent_education == "Some College",
         family_structure == "Two Parent") %>%
  group_by(demographic) %>%
  summarise(
    Mean_Achievement = mean(achievement),
    N = n(),
    .groups = 'drop'
  )

# Create visualization showing the difference
p1 <- ggplot(student_data, aes(x = demographic, y = achievement, fill = demographic)) +
  geom_violin(alpha = 0.7) +
  geom_boxplot(width = 0.3, alpha = 0.8) +
  stat_summary(fun = mean, geom = "point", shape = 23, size = 4, 
               fill = "white", color = "black") +
  scale_fill_manual(values = c("Red" = "#E74C3C", "Green" = "#27AE60", "Blue" = "#3498DB")) +
  labs(title = "Wrong Analysis: All Students by Demographics",
       subtitle = "Apparent differences between groups",
       x = "Demographic Group", y = "Achievement Score") +
  theme(legend.position = "none")

# Filter for matched groups
matched_students <- student_data %>%
  filter(family_income == "Middle", 
         parent_education == "Some College",
         family_structure == "Two Parent")

p2 <- ggplot(matched_students, aes(x = demographic, y = achievement, fill = demographic)) +
  geom_violin(alpha = 0.7) +
  geom_boxplot(width = 0.3, alpha = 0.8) +
  stat_summary(fun = mean, geom = "point", shape = 23, size = 4, 
               fill = "white", color = "black") +
  scale_fill_manual(values = c("Red" = "#E74C3C", "Green" = "#27AE60", "Blue" = "#3498DB")) +
  labs(title = "Correct Analysis: Matched Students Only",
       subtitle = "Differences largely disappear when comparing similar students",
       x = "Demographic Group", y = "Achievement Score") +
  theme(legend.position = "none")

# Display both plots
p1
p2

# Show the variance breakdown as a bar chart
ggplot(variance_analysis, aes(x = Factor, y = Variance_Explained, fill = Factor)) +
  geom_col(alpha = 0.8, width = 0.7) +
  scale_fill_manual(values = c("Demographics Only" = "#E74C3C",
                              "Real Family Factors" = "#27AE60", 
                              "Unexplained" = "#95A5A6")) +
  labs(title = "What Really Drives Academic Achievement?",
       subtitle = "Family factors matter far more than demographic categories",
       x = "Predictor Variables", 
       y = "Percentage of Variance Explained",
       caption = "Yet most equity research focuses only on demographics") +
  theme(legend.position = "none",
        axis.text.x = element_text(angle = 45, hjust = 1)) +
  geom_text(aes(label = paste0(round(Variance_Explained, 1), "%")), 
            vjust = -0.5, size = 4, fontface = "bold") +
  ylim(0, max(variance_analysis$Variance_Explained) * 1.1)
